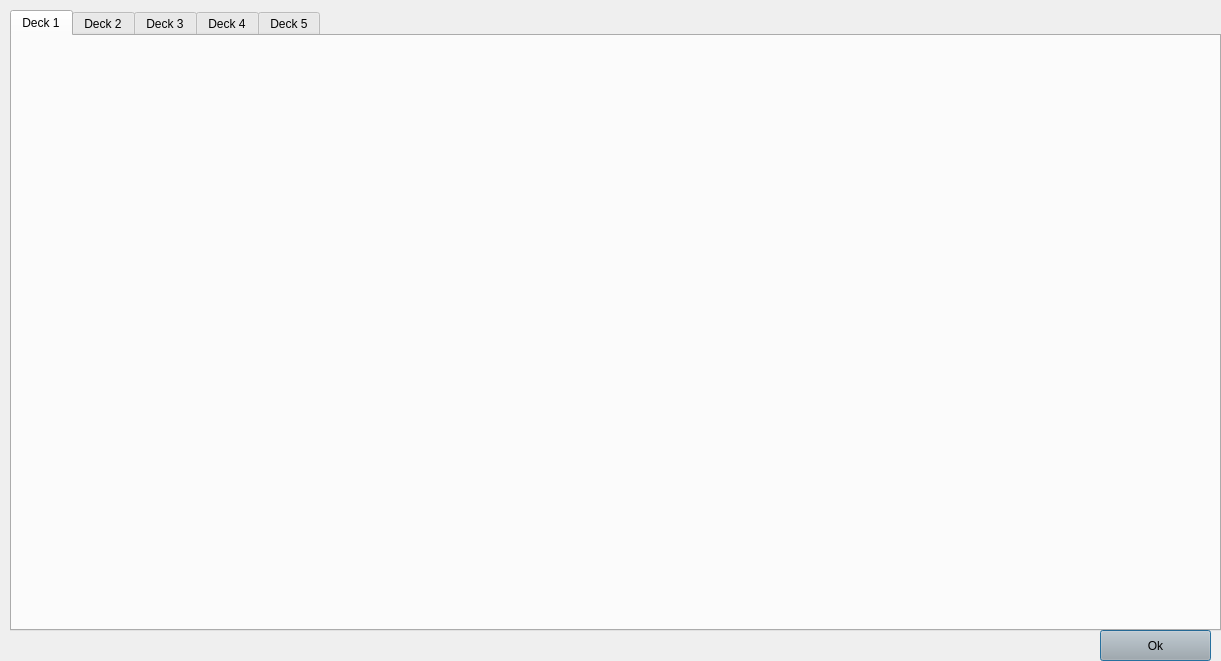
<?xml version="1.0" encoding="UTF-8"?>
<ui version="4.0">
 <class>viewDecksDialog</class>
 <widget class="QDialog" name="viewDecksDialog">
  <property name="geometry">
   <rect>
    <x>0</x>
    <y>0</y>
    <width>1221</width>
    <height>661</height>
   </rect>
  </property>
  <property name="windowTitle">
   <string>Dialog</string>
  </property>
  <property name="styleSheet">
   <string notr="true"/>
  </property>
  <widget class="QPushButton" name="pushButton">
   <property name="geometry">
    <rect>
     <x>1100</x>
     <y>630</y>
     <width>111</width>
     <height>31</height>
    </rect>
   </property>
   <property name="styleSheet">
    <string notr="true">background: rgb(173, 173, 173)</string>
   </property>
   <property name="text">
    <string>Ok</string>
   </property>
  </widget>
  <widget class="QTabWidget" name="tabWidget">
   <property name="geometry">
    <rect>
     <x>10</x>
     <y>10</y>
     <width>1211</width>
     <height>621</height>
    </rect>
   </property>
   <property name="currentIndex">
    <number>0</number>
   </property>
   <widget class="QWidget" name="tab">
    <attribute name="title">
     <string>Deck 1</string>
    </attribute>
    <layout class="QVBoxLayout" name="verticalLayout">
     <item>
      <layout class="QHBoxLayout" name="up1"/>
     </item>
     <item>
      <layout class="QHBoxLayout" name="mid1"/>
     </item>
     <item>
      <layout class="QHBoxLayout" name="down1"/>
     </item>
    </layout>
   </widget>
   <widget class="QWidget" name="tab_2">
    <attribute name="title">
     <string>Deck 2</string>
    </attribute>
    <layout class="QVBoxLayout" name="verticalLayout_2">
     <item>
      <layout class="QHBoxLayout" name="up2"/>
     </item>
     <item>
      <layout class="QHBoxLayout" name="down2"/>
     </item>
     <item>
      <layout class="QHBoxLayout" name="mid2"/>
     </item>
    </layout>
   </widget>
   <widget class="QWidget" name="tab_3">
    <attribute name="title">
     <string>Deck 3</string>
    </attribute>
    <layout class="QVBoxLayout" name="verticalLayout_3">
     <item>
      <layout class="QHBoxLayout" name="up3"/>
     </item>
     <item>
      <layout class="QHBoxLayout" name="down3"/>
     </item>
     <item>
      <layout class="QHBoxLayout" name="mid3"/>
     </item>
    </layout>
   </widget>
   <widget class="QWidget" name="tab_4">
    <attribute name="title">
     <string>Deck 4</string>
    </attribute>
    <layout class="QVBoxLayout" name="verticalLayout_4">
     <item>
      <layout class="QHBoxLayout" name="up4"/>
     </item>
     <item>
      <layout class="QHBoxLayout" name="down4"/>
     </item>
     <item>
      <layout class="QHBoxLayout" name="mid4"/>
     </item>
    </layout>
   </widget>
   <widget class="QWidget" name="tab_5">
    <attribute name="title">
     <string>Deck 5</string>
    </attribute>
    <layout class="QVBoxLayout" name="verticalLayout_5">
     <item>
      <layout class="QHBoxLayout" name="up5"/>
     </item>
     <item>
      <layout class="QHBoxLayout" name="down5"/>
     </item>
     <item>
      <layout class="QHBoxLayout" name="mid5"/>
     </item>
    </layout>
   </widget>
  </widget>
 </widget>
 <resources/>
 <connections/>
</ui>
